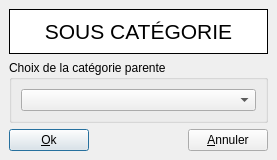
<ui version="4.0" >
 <class>SousCat</class>
 <widget class="QDialog" name="SousCat" >
  <property name="geometry" >
   <rect>
    <x>0</x>
    <y>0</y>
    <width>277</width>
    <height>157</height>
   </rect>
  </property>
  <property name="windowTitle" >
   <string>Sous catégorie</string>
  </property>
  <layout class="QGridLayout" >
   <property name="margin" >
    <number>9</number>
   </property>
   <property name="spacing" >
    <number>6</number>
   </property>
   <item row="1" column="0" >
    <widget class="QGroupBox" name="groupBox" >
     <property name="title" >
      <string>Choix de la catégorie parente</string>
     </property>
     <layout class="QGridLayout" >
      <property name="margin" >
       <number>9</number>
      </property>
      <property name="spacing" >
       <number>6</number>
      </property>
      <item row="0" column="0" >
       <widget class="QComboBox" name="cmbCategories" >
        <property name="sizePolicy" >
         <sizepolicy>
          <hsizetype>7</hsizetype>
          <vsizetype>0</vsizetype>
          <horstretch>0</horstretch>
          <verstretch>0</verstretch>
         </sizepolicy>
        </property>
       </widget>
      </item>
     </layout>
    </widget>
   </item>
   <item row="2" column="0" >
    <layout class="QHBoxLayout" >
     <property name="margin" >
      <number>0</number>
     </property>
     <property name="spacing" >
      <number>6</number>
     </property>
     <item>
      <widget class="QPushButton" name="btnOk" >
       <property name="text" >
        <string>&amp;Ok</string>
       </property>
      </widget>
     </item>
     <item>
      <spacer>
       <property name="orientation" >
        <enum>Qt::Horizontal</enum>
       </property>
       <property name="sizeType" >
        <enum>QSizePolicy::Expanding</enum>
       </property>
       <property name="sizeHint" >
        <size>
         <width>20</width>
         <height>20</height>
        </size>
       </property>
      </spacer>
     </item>
     <item>
      <widget class="QPushButton" name="btnCancel" >
       <property name="text" >
        <string>&amp;Annuler</string>
       </property>
      </widget>
     </item>
    </layout>
   </item>
   <item row="0" column="0" >
    <widget class="QFrame" name="frame" >
     <property name="palette" >
      <palette>
       <active>
        <colorrole role="Base" >
         <brush brushstyle="SolidPattern" >
          <color alpha="255" >
           <red>255</red>
           <green>255</green>
           <blue>255</blue>
          </color>
         </brush>
        </colorrole>
        <colorrole role="Window" >
         <brush brushstyle="SolidPattern" >
          <color alpha="255" >
           <red>255</red>
           <green>255</green>
           <blue>255</blue>
          </color>
         </brush>
        </colorrole>
       </active>
       <inactive>
        <colorrole role="Base" >
         <brush brushstyle="SolidPattern" >
          <color alpha="255" >
           <red>255</red>
           <green>255</green>
           <blue>255</blue>
          </color>
         </brush>
        </colorrole>
        <colorrole role="Window" >
         <brush brushstyle="SolidPattern" >
          <color alpha="255" >
           <red>255</red>
           <green>255</green>
           <blue>255</blue>
          </color>
         </brush>
        </colorrole>
       </inactive>
       <disabled>
        <colorrole role="Base" >
         <brush brushstyle="SolidPattern" >
          <color alpha="255" >
           <red>255</red>
           <green>255</green>
           <blue>255</blue>
          </color>
         </brush>
        </colorrole>
        <colorrole role="Window" >
         <brush brushstyle="SolidPattern" >
          <color alpha="255" >
           <red>255</red>
           <green>255</green>
           <blue>255</blue>
          </color>
         </brush>
        </colorrole>
       </disabled>
      </palette>
     </property>
     <property name="autoFillBackground" >
      <bool>true</bool>
     </property>
     <property name="frameShape" >
      <enum>QFrame::Box</enum>
     </property>
     <property name="frameShadow" >
      <enum>QFrame::Plain</enum>
     </property>
     <layout class="QGridLayout" >
      <property name="margin" >
       <number>9</number>
      </property>
      <property name="spacing" >
       <number>6</number>
      </property>
      <item row="0" column="0" >
       <widget class="QLabel" name="TextLabel1" >
        <property name="sizePolicy" >
         <sizepolicy>
          <hsizetype>1</hsizetype>
          <vsizetype>1</vsizetype>
          <horstretch>0</horstretch>
          <verstretch>0</verstretch>
         </sizepolicy>
        </property>
        <property name="minimumSize" >
         <size>
          <width>0</width>
          <height>0</height>
         </size>
        </property>
        <property name="maximumSize" >
         <size>
          <width>32767</width>
          <height>32767</height>
         </size>
        </property>
        <property name="font" >
         <font>
          <pointsize>16</pointsize>
          <weight>75</weight>
          <bold>true</bold>
         </font>
        </property>
        <property name="text" >
         <string>&lt;html>&lt;head>&lt;meta name="qrichtext" content="1" />&lt;style type="text/css">
p, li { white-space: pre-wrap; }
&lt;/style>&lt;/head>&lt;body style=" font-family:'MS Shell Dlg 2'; font-size:16pt; font-weight:600; font-style:normal; text-decoration:none;">
&lt;p style=" margin-top:0px; margin-bottom:0px; margin-left:0px; margin-right:0px; -qt-block-indent:0; text-indent:0px;">&lt;span style=" font-weight:400;">SOUS CATÉGORIE&lt;/span>&lt;/p>&lt;/body>&lt;/html></string>
        </property>
        <property name="alignment" >
         <set>Qt::AlignCenter</set>
        </property>
        <property name="wordWrap" >
         <bool>false</bool>
        </property>
       </widget>
      </item>
     </layout>
    </widget>
   </item>
  </layout>
 </widget>
 <layoutdefault spacing="6" margin="11" />
 <pixmapfunction>qPixmapFromMimeSource</pixmapfunction>
 <resources/>
 <connections>
  <connection>
   <sender>btnOk</sender>
   <signal>clicked()</signal>
   <receiver>SousCat</receiver>
   <slot>accept()</slot>
   <hints>
    <hint type="sourcelabel" >
     <x>46</x>
     <y>187</y>
    </hint>
    <hint type="destinationlabel" >
     <x>143</x>
     <y>204</y>
    </hint>
   </hints>
  </connection>
  <connection>
   <sender>btnCancel</sender>
   <signal>clicked()</signal>
   <receiver>SousCat</receiver>
   <slot>reject()</slot>
   <hints>
    <hint type="sourcelabel" >
     <x>330</x>
     <y>186</y>
    </hint>
    <hint type="destinationlabel" >
     <x>208</x>
     <y>192</y>
    </hint>
   </hints>
  </connection>
 </connections>
</ui>
